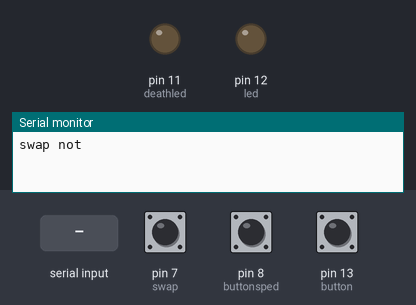
Simulated run of this sketch. Board: Arduino Uno, built with avr-gcc and run on an emulated ATmega328P. Parts: output pins drawn as LEDs (lit = HIGH), the last lines printed to the serial monitor. The inputs (shaded band) are chosen by the test bench; at power-on: pin 7 (swap) HIGH, pin 8 (buttonsped) HIGH, pin 13 (button) HIGH.

Above: at 1.2 s.
1.3 s: "Dead!" received over Serial
At 1.47 s:
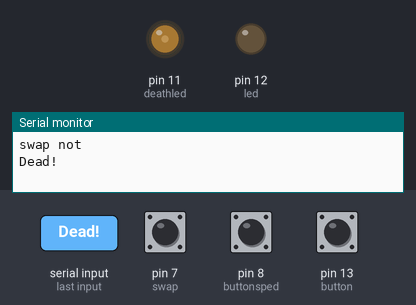
4.3 s: "True" received over Serial
At 4.49 s:
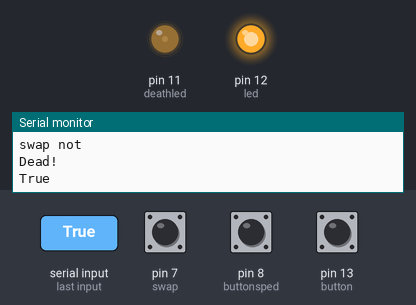
16.3 s: "False" received over Serial
At 16.46 s:
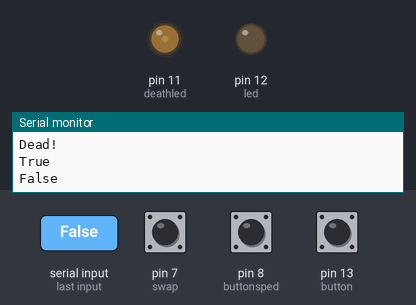
Timing chart, 0 to 20.3 s (numbered marks = the images above; inputs shaded):
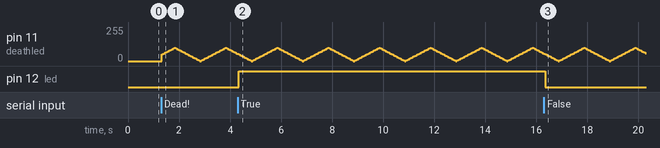

The sketch:

sketch_mar28c.ino
```cpp
int button = 13;
int buttonsped = 8;
int led = 12;
int deathled = 11;
int swap = 7;
int ledbrightness = 50;
int fade = 5;
String readString = "";
bool death;
bool jumping;
bool speeding;
bool swapping;
void setup() {
  pinMode (button, INPUT_PULLUP);
  pinMode (buttonsped, INPUT_PULLUP);
  pinMode (swap, INPUT_PULLUP);
  pinMode (led, OUTPUT);
  pinMode (deathled, OUTPUT);
  Serial.begin(115200);
}

void loop() {
  if (death == true) {
    analogWrite(deathled, ledbrightness);
    ledbrightness = ledbrightness + fade;
    if (ledbrightness == 100 || ledbrightness == 0){
      fade = -fade;
    }
    delay(50);
  }
  if (!digitalRead(swap) && swapping == true){
    Serial.println("swap");
    swapping = false;
  }
  if (digitalRead(swap) && swapping == false){
    Serial.println("swap not");
    swapping = true;
  }
  if (digitalRead(button) && jumping == true){
    Serial.println("jump not");
    jumping = false;
  }
  if (!digitalRead(button) && jumping == false){
    Serial.println("jump");
    jumping = true;
  }
  if (digitalRead(buttonsped) && speeding == true){
    Serial.println("not speed");
    speeding = false;
  }
  if (!digitalRead(buttonsped) && speeding == false){
    Serial.println("speed");
    speeding = true;
  }
  while (Serial.available()) {
    delay(3);
    char c = Serial.read();
    readString += c;
  }
  if (readString.length() >0) {
    Serial.println(readString);

    if(readString.indexOf("True") >=0)
    {
      digitalWrite(led, 1);
    }

    if(readString.indexOf("False") >=0)
    {
      digitalWrite(led, 0);
    }

    if (readString.indexOf("Dead!") >=0){
      death = true;
    }
    if (readString.indexOf("Alive!") >=0){
      death = false;
      analogWrite(deathled, 0);
    }

    readString="";
  }
}   
```

Measured:
- after the input at 4.3 s, pin 12 (led): LOW → HIGH at once
- after the input at 16.3 s, pin 12 (led): HIGH → LOW after 0.06 s
